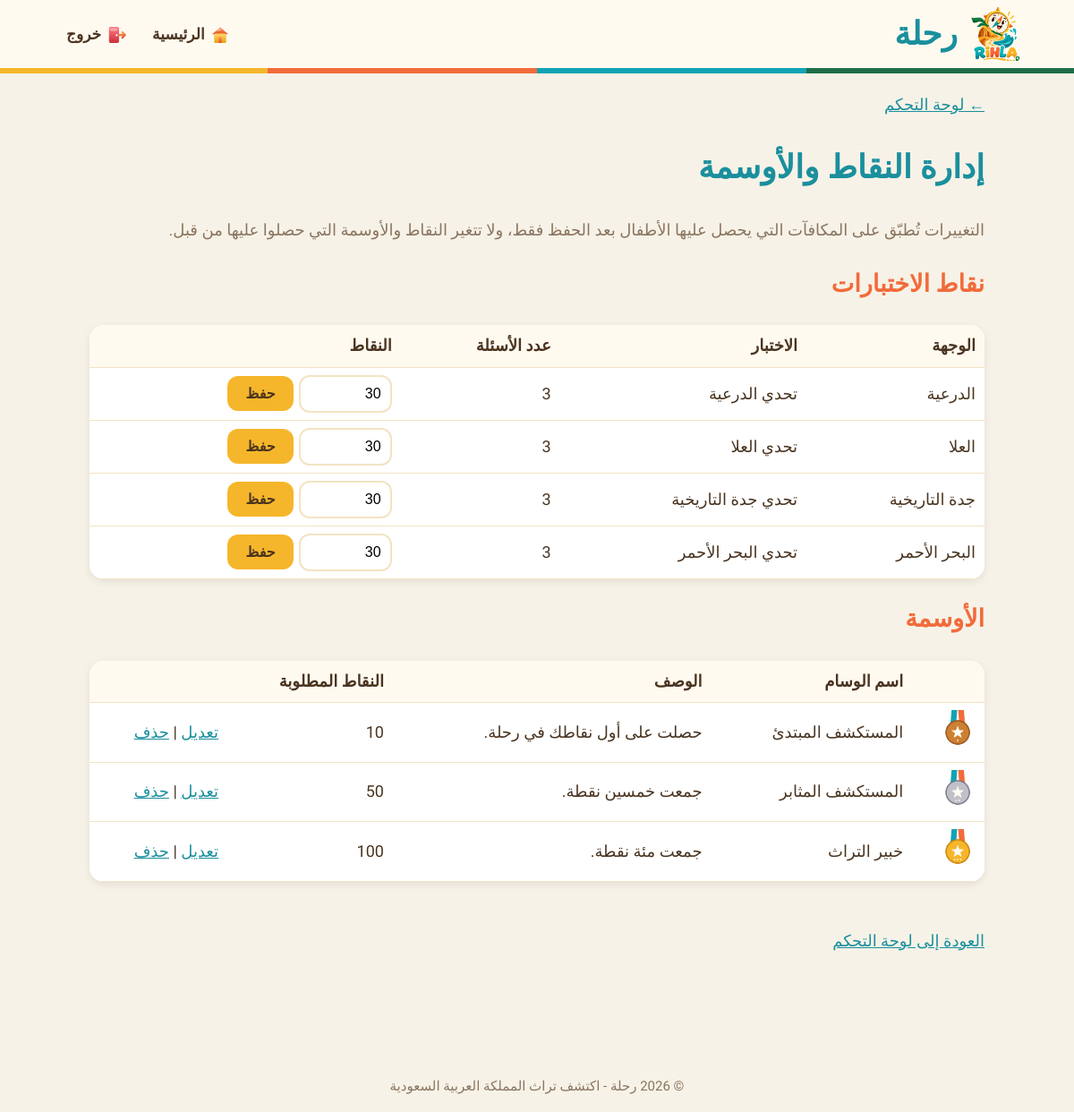
Screenshot of /manage_rewards.php (signed in) with the database file from the repository.
### tables this page shows
CREATE TABLE `quiz` (
  `quizID` int(11) NOT NULL,
  `title` varchar(80) NOT NULL,
  `totalPoints` int(11) NOT NULL,
  `destinationID` int(11) NOT NULL
);

CREATE TABLE `destination` (
  `destinationID` int(11) NOT NULL,
  `name` varchar(50) NOT NULL,
  `description` text NOT NULL,
  `imagePath` varchar(255) NOT NULL,
  `status` enum('draft','published','hidden') NOT NULL DEFAULT 'draft',
  `journeyID` int(11) NOT NULL,
  `adminID` int(11) NOT NULL
);

CREATE TABLE `badge` (
  `badgeID` int(11) NOT NULL,
  `title` varchar(50) NOT NULL,
  `description` varchar(255) NOT NULL,
  `iconPath` varchar(255) NOT NULL,
  `requiredPoints` int(11) NOT NULL
);

### data/db.php (called while the page is built)
<?php
$DB_HOST = '127.0.0.1';
$DB_PORT = '8889';
$DB_NAME = 'rihla';
$DB_USER = 'root';
$DB_PASS = 'root';
try {
    $pdo = new PDO('mysql:host=' . $DB_HOST . ';port=' . $DB_PORT . ';dbname=' . $DB_NAME . ';charset=utf8mb4', $DB_USER, $DB_PASS);
    $pdo->setAttribute(PDO::ATTR_ERRMODE, PDO::ERRMODE_EXCEPTION);
    $pdo->setAttribute(PDO::ATTR_DEFAULT_FETCH_MODE, PDO::FETCH_ASSOC);
    $pdo->setAttribute(PDO::ATTR_EMULATE_PREPARES, false);
} catch (PDOException $e) {
    die('لا يمكن الاتصال بقاعدة البيانات: ' . $e->getMessage());
}
function db() {
    global $pdo;
    return $pdo;
}

### data/quizzes.php (called while the page is built, shortened)
<?php
require_once __DIR__ . '/db.php';
function findDestinationsWithQuiz() {
    $sql = 'SELECT d.destinationID, d.name, d.status,
                   q.quizID, q.title, q.totalPoints,
                   (SELECT COUNT(*) FROM question qs WHERE qs.quizID = q.quizID) AS questionCount
              FROM destination d
              LEFT JOIN quiz q ON q.destinationID = d.destinationID
             ORDER BY d.destinationID';
    return db()->query($sql)->fetchAll();
}
function findBadges() {
    return db()->query(
        'SELECT badgeID, title, description, iconPath, requiredPoints
           FROM badge
          ORDER BY requiredPoints'
    )->fetchAll();
}

### manage_rewards.php (the view, shortened to what this page needs)
<?php
$badgeID = (int)($_GET['badge'] ?? 0);
$destinations = findDestinationsWithQuiz();
$badges = findBadges();
$selectedBadge = $badgeID > 0 ? findBadge($badgeID) : null;
?>
<?php include 'views/header.php'; ?>
<link rel="stylesheet" href="assets/css/quiz.css">
<a href="admin_dashboard.php">← لوحة التحكم</a>
<h1>إدارة النقاط والأوسمة</h1>
<p class="admin-hint">
    التغييرات تُطبّق على المكافآت التي يحصل عليها الأطفال بعد الحفظ فقط،
    ولا تتغير النقاط والأوسمة التي حصلوا عليها من قبل.
</p>
<h2>نقاط الاختبارات</h2>
<table class="admin-table">
    <tr>
        <th>الوجهة</th>
        <th>الاختبار</th>
        <th>عدد الأسئلة</th>
        <th>النقاط</th>
    </tr>
    <?php foreach ($destinations as $d): ?>
        <tr>
            <td><?= e($d['name']) ?></td>
            <td><?= e($d['title']) ?></td>
            <td><?= (int)$d['questionCount'] ?></td>
            <td>
                <form method="POST" action="manage_rewards.php" class="inline-form">
                    <input type="text" inputmode="numeric" name="points" class="points-input" value="<?= (int)$d['totalPoints'] ?>">
                    <button type="submit">حفظ</button>
                </form>
            </td>
        </tr>
    <?php endforeach; ?>
</table>
<h2>الأوسمة</h2>
<table class="admin-table">
    <tr>
        <th></th>
        <th>اسم الوسام</th>
        <th>الوصف</th>
        <th>النقاط المطلوبة</th>
        <th></th>
    </tr>
    <?php foreach ($badges as $badge): ?>
        <tr<?= $selectedBadge !== null && (int)$badge['badgeID'] === (int)$selectedBadge['badgeID'] ? ' class="selected"' : '' ?>>
            <td><img class="admin-icon" src="<?= e($badge['iconPath']) ?>" alt=""></td>
            <td><?= e($badge['title']) ?></td>
            <td><?= e($badge['description']) ?></td>
            <td><?= (int)$badge['requiredPoints'] ?></td>
            <td>
                <a href="manage_rewards.php?badge=<?= (int)$badge['badgeID'] ?>#badge-form">تعديل</a> |
                <a href="delete.php?type=badge&id=<?= (int)$badge['badgeID'] ?>&back=manage_rewards.php">حذف</a>
            </td>
        </tr>
    <?php endforeach; ?>
</table>
<br>
<a href="admin_dashboard.php">العودة إلى لوحة التحكم</a>
<?php include 'views/footer.php'; ?>

### assets/css/style.css (style rules this page uses)
body { margin: 0; font-family: "Tajawal", Tahoma, Arial, sans-serif; font-size: 18px; line-height: 1.7; color: #4a3420; background: #f7f2e7; }
a { color: #1a8f9e; }
main h1 { color: #1a8f9e; }
main h2 { color: #f26b3a; }
input[type="text"], input[type="password"] { padding: 10px; font-size: 16px; border: 2px solid #f3e3c3; border-radius: 12px; }
main button { padding: 10px 20px; font-size: 16px; font-weight: bold; background: #f6b62b; color: #4a3420; border: none; border-radius: 12px; cursor: pointer; }

### assets/css/quiz.css (style rules this page uses)
.admin-table { width: 100%; border-collapse: collapse; background: white; border-radius: 16px; overflow: hidden; box-shadow: 0 3px 10px rgba(0, 0, 0, 0.08); margin-bottom: 20px; }
.admin-table th, .admin-table td { padding: 8px 10px; border-bottom: 1px solid #f3e3c3; text-align: right; vertical-align: middle; }
.admin-table th { background: #fffaf0; }
.admin-icon { width: 40px; height: 40px; }
.inline-form { display: flex; gap: 6px; align-items: center; }
.points-input { width: 80px; }
.admin-hint { color: #8a7560; }
.admin-table td:last-child { white-space: nowrap; }

### rows the page displays
quiz: destinationID.name "الدرعية", title "تحدي الدرعية", questionCount "3", points "30"
quiz: destinationID.name "العلا", title "تحدي العلا", questionCount "3", points "30"
quiz: destinationID.name "جدة التاريخية", title "تحدي جدة التاريخية", questionCount "3", points "30"
quiz: destinationID.name "البحر الأحمر", title "تحدي البحر الأحمر", questionCount "3", points "30"
badge: iconPath (picture), title "المستكشف المبتدئ", description "حصلت على أول نقاطك في رحلة.", requiredPoints "10"
badge: iconPath (picture), title "المستكشف المثابر", description "جمعت خمسين نقطة.", requiredPoints "50"
badge: iconPath (picture), title "خبير التراث", description "جمعت مئة نقطة.", requiredPoints "100"
